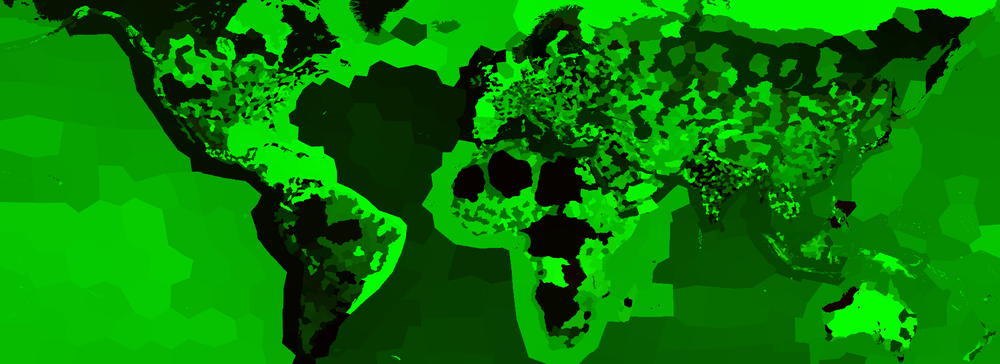
#> input picture data/provinces_id.png, 1000 x 364 px, shrunk from 5632 x 2048 before the run, found by its file name
$ python build_centroids.py
#> lines starting #> are read from the running program, lines starting #| are printed output that depends on the picture
"""Compute per-province centroid + pixel count from data/provinces_id.png.

Output: data/province_centroids.json — { "<id>": [cx, cy, area] } where
    cx, cy are texture coordinates in [0, 1]
    area   is the province's pixel count

Run (inside dev container):
    python etl/build_centroids.py
"""

from __future__ import annotations

import json
import sqlite3
import sys
from pathlib import Path

import numpy as np
from PIL import Image


OUT = Path("/workspace/data")
PNG = OUT / "provinces_id.png"
DB = OUT / "eu4.db"


def main() -> None:
    if not PNG.exists():
        print(f"missing {PNG} — run etl/build.py first", file=sys.stderr)
        sys.exit(1)

    img = np.array(Image.open(PNG))
#> img is the input picture: shape (364, 1000, 3); mean R, G, B 6.4, 124.9, 0
    h, w = img.shape[:2]
#> h = 364; w = 1000
    # RG8 encoding: id = R*256 + G
    ids = img[:, :, 0].astype(np.int32) * 256 + img[:, :, 1].astype(np.int32)
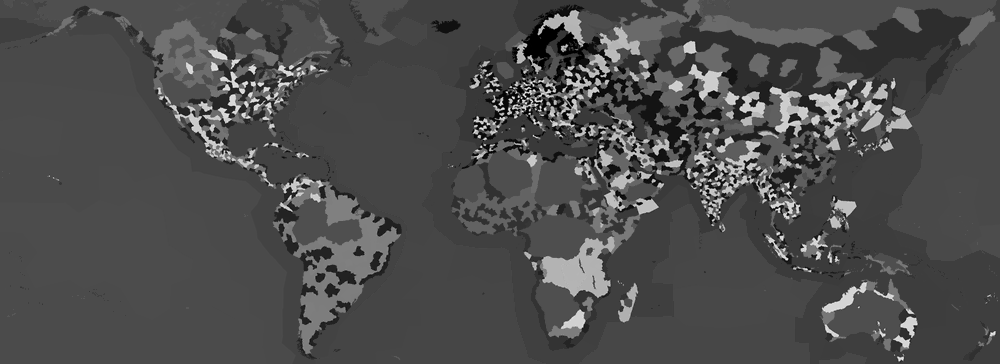
#> ids: shape (364, 1000) int32; min 0, max 5812, mean 1761.3; drawn with min black and max white
    flat = ids.ravel()

    # Build arrays of x, y, id. Vectorized bincount for O(pixels) total.
    ys, xs = np.indices((h, w))
    xs_f = xs.ravel()
    ys_f = ys.ravel()

    max_id = int(flat.max())
#> max_id = 5812
    area = np.bincount(flat, minlength=max_id + 1)
#> area = 5813 values, max 3066 at index 1735, min 0 at index 98, mean 62.62
    sum_x = np.bincount(flat, weights=xs_f, minlength=max_id + 1)
#> sum_x = 5813 values, max 2116234 at index 1782, min 0 at index 98, mean 31277.8
    sum_y = np.bincount(flat, weights=ys_f, minlength=max_id + 1)
#> sum_y = 5813 values, max 687522 at index 1735, min 0 at index 98, mean 11365.2

    # Per-province bounding box via per-id min/max reductions.
    # np.minimum.reduceat-style ops aren't direct; use np.maximum.at / np.minimum.at.
    min_x = np.full(max_id + 1, w, dtype=np.int32)
#> min_x = 5813 values from 1000 to 1000
    max_x = np.full(max_id + 1, -1, dtype=np.int32)
#> max_x = 5813 values from -1 to -1
    min_y = np.full(max_id + 1, h, dtype=np.int32)
#> min_y = 5813 values from 364 to 364
    max_y = np.full(max_id + 1, -1, dtype=np.int32)
#> max_y = 5813 values from -1 to -1
    np.minimum.at(min_x, flat, xs_f)
    np.maximum.at(max_x, flat, xs_f)
    np.minimum.at(min_y, flat, ys_f)
    np.maximum.at(max_y, flat, ys_f)

    out: dict[str, list] = {}
    for pid in range(1, max_id + 1):
        a = int(area[pid])
        if a == 0:
            continue
        cx = float(sum_x[pid] / a) / w
        cy = float(sum_y[pid] / a) / h
        bx0 = float(min_x[pid]) / w
        by0 = float(min_y[pid]) / h
        bx1 = float(max_x[pid] + 1) / w
        by1 = float(max_y[pid] + 1) / h
        out[str(pid)] = [
            round(cx, 5), round(cy, 5), a,
            round(bx0, 5), round(by0, 5), round(bx1, 5), round(by1, 5),
        ]
#> this loop made 5812 passes
#> (a, cx, cy, bx0, by0, bx1, by1) on passes 1 to 3: (14, 0.543, 0.187, 0.523, 0.148, 0.573, 0.258), (8, 0.55, 0.194, 0.537, 0.154, 0.572, 0.277), (18, 0.549, 0.181, 0.533, 0.0907, 0.575, 0.264)
#> after the loop, out = 5121 items

    dest = OUT / "province_centroids.json"
    dest.write_text(json.dumps(out, separators=(",", ":")))
    print(f"wrote {dest} — {len(out)} provinces")
#| wrote /workspace/data/province_centroids.json — 5121 provinces

    # Province adjacency: scan right-neighbor and down-neighbor pairs.
    # adj[a].add(b) whenever pixels a and b share a horizontal or vertical edge.
    adj: dict[int, set[int]] = {}
    right_pairs = np.stack([ids[:, :-1].ravel(), ids[:, 1:].ravel()], axis=1)
#> right_pairs = 363636 pairs, first value 0 to 5812, second value 0 to 5812
    down_pairs  = np.stack([ids[:-1, :].ravel(), ids[1:, :].ravel()], axis=1)
#> down_pairs = 363000 pairs, first value 0 to 5812, second value 0 to 5812
    for pairs in (right_pairs, down_pairs):
        mask = (pairs[:, 0] != pairs[:, 1]) & (pairs[:, 0] > 0) & (pairs[:, 1] > 0)
        for a, b in pairs[mask]:
            a, b = int(a), int(b)
            adj.setdefault(a, set()).add(b)
            adj.setdefault(b, set()).add(a)
#> this loop made 2 passes
#> after the loop, adj = 5121 items
    adj_json = {str(k): sorted(v) for k, v in adj.items()}
#> adj_json = 5121 items
    adj_dest = OUT / "province_adjacency.json"
    adj_dest.write_text(json.dumps(adj_json, separators=(",", ":")))
    print(f"wrote {adj_dest} — {len(adj_json)} provinces with neighbours")
#| wrote /workspace/data/province_adjacency.json — 5121 provinces with neighbours

    # Emit compact id -> name map for UI labels / tooltips.
    names: dict[str, str] = {}
    if DB.exists():
        con = sqlite3.connect(DB)
        try:
            for pid, name in con.execute("SELECT id, name FROM provinces WHERE name IS NOT NULL"):
                names[str(pid)] = name
        finally:
            con.close()
        names_dest = OUT / "province_names.json"
        names_dest.write_text(json.dumps(names, separators=(",", ":"), ensure_ascii=False))
        print(f"wrote {names_dest} — {len(names)} names")


if __name__ == "__main__":
    main()
